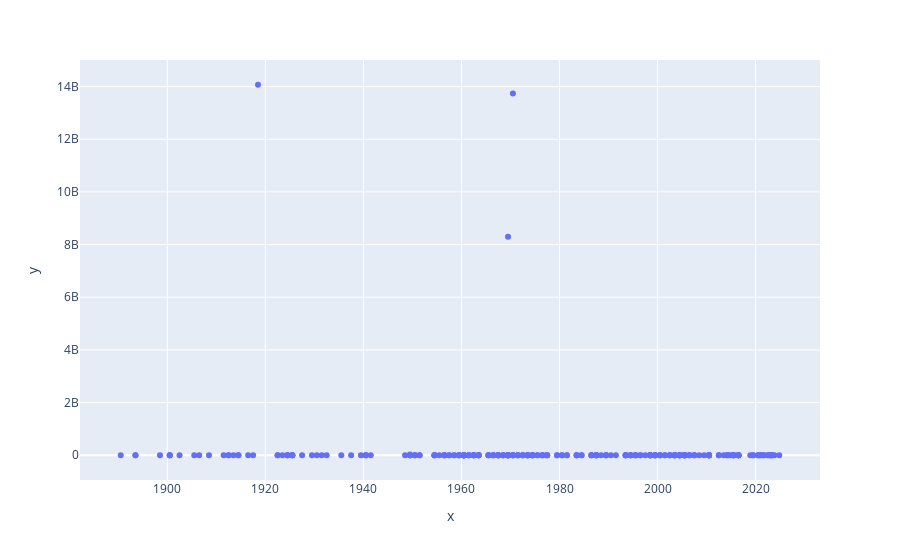

Source (notebook cell):
### Code cell
display(fig)

### Figure 1 — Plotly figure (JSON) as saved in the notebook; plotly's stock layout.template omitted (floating-point values rounded to 4 significant figures; data arrays with more than 128 entries replaced by an {"elided": "..."} marker saying what was removed)
{"data": [{"hovertemplate": "x=%{x}<br>y=%{y}<extra></extra>", "legendgroup": "", "marker": {"color": "#636efa", "symbol": "circle"}, "mode": "markers", "name": "", "orientation": "v", "showlegend": false, "type": "scatter", "x": {"elided": "280 str values"}, "xaxis": "x", "y": {"elided": "280 float values"}, "yaxis": "y"}], "layout": {"legend": {"tracegroupgap": 0}, "margin": {"t": 60}, "xaxis": {"anchor": "y", "domain": [0, 1], "title": {"text": "x"}}, "yaxis": {"anchor": "x", "domain": [0, 1], "title": {"text": "y"}}}}
